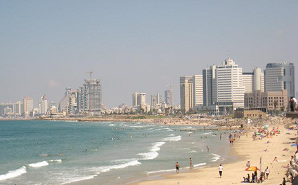
#> input picture adv/img.png, 298 x 185 px
$ python exer10.py adv/img.png 5 5 out.png
#> lines starting #> are read from the running program, lines starting #| are printed output that depends on the picture
# 画像と画素位置(x,y)を読み込み、その画素位置におけるHarris行列を計算し出力せよ。
#
# > python exer10.py fname_in.png x_in  y_in output.txt
# fname_in.png : 入力画像のファイル名
# x_in,  y_in  : 画素位置
# output.txt   : 出力テキストファイル名

import numpy as np
import sys
import cv2

fname_in  = sys.argv[1]
x_in      = int(sys.argv[2])
y_in      = int(sys.argv[3])
fname_out = sys.argv[4]

#画像を読み込み輝度画像へ変換
img = cv2.imread(fname_in)
#> img is the input picture: shape (185, 298, 3); mean B, G, R 166.7, 168.9, 167.9
img = np.float64( cv2.cvtColor(img, cv2.COLOR_RGB2GRAY) )
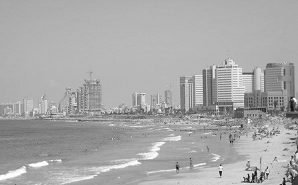
#> img: shape (185, 298) float64; min 12, max 255, mean 168.1


#画像全体のSobelフィルタ結果は以下の通り
#この課題では一部のみ利用 (ヒントを与え過ぎかもしれないですが活用して下さい。）
img_sobel_x = np.zeros_like( img)
img_sobel_y = np.zeros_like( img)

for y in range( 1, img.shape[0] - 1 ) :
    for x in range( 1, img.shape[1] - 1 ) :
        img_sobel_x[y,x] = -1.0 * img[y-1,x-1] + 0.0 * img[y-1,x ] + 1.0 * img[y-1,x+1] + \
                           -2.0 * img[y  ,x-1] + 0.0 * img[y  ,x ] + 2.0 * img[y  ,x+1] + \
                           -1.0 * img[y+1,x-1] + 0.0 * img[y+1,x ] + 1.0 * img[y+1,x+1]
        img_sobel_y[y,x] = -1.0 * img[y-1,x-1] - 2.0 * img[y-1,x ] - 1.0 * img[y-1,x+1] + \
                            0.0 * img[y  ,x-1] + 0.0 * img[y  ,x ] + 0.0 * img[y  ,x+1] + \
                            1.0 * img[y+1,x-1] + 2.0 * img[y+1,x ] + 1.0 * img[y+1,x+1]
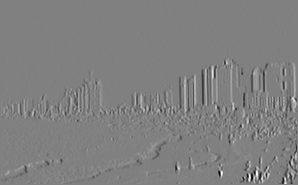
#> img_sobel_x: shape (185, 298) float64; min -737, max 726, mean -0.3; drawn with min black and max white
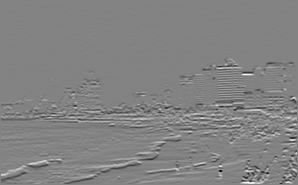
#> img_sobel_y: shape (185, 298) float64; min -699, max 660, mean 0.3; drawn with min black and max white
img_sobel_x = img_sobel_x / 4
img_sobel_y = img_sobel_y / 4

#5x5 ガウシアンの重みは以下の通り
gauss = np.array([[1, 4, 6, 4,1],
                  [4,16,24,16,4],
                  [6,24,36,24,6],
                  [4,16,24,16,4],
                  [1, 4, 6, 4,1] ])
gauss = gauss / 256.0


#----------------------------
#Harris行列（harris_mat）を計算
harris_mat = np.zeros( (2,2) )

sum1 = 0
sum2 = 0
sum3 = 0
sum4 = 0
a = -1

for i in range(y_in - 2, y_in + 3):
    a = a + 1
    b = 0
    for j in range(x_in - 2, x_in + 3):
        sum1 = sum1 + img_sobel_x[i,j] * img_sobel_x[i,j] * gauss[a,b]
        sum2 = sum2 + img_sobel_x[i,j] * img_sobel_y[i,j] * gauss[a,b]
        sum3 = sum3 + img_sobel_x[i,j] * img_sobel_y[i,j] * gauss[a,b]
        sum4 = sum4 + img_sobel_y[i,j] * img_sobel_y[i,j] * gauss[a,b]
        b = b + 1
#> after the loop, a = 4; sum1 = 0.243; sum2 = 0.0334; sum3 = 0.0334; sum4 = 0.431

harris_mat[0,0] = sum1
harris_mat[0,1] = sum2
harris_mat[1,0] = sum3
harris_mat[1,1] = sum4

#----------------------------

fp = open(fname_out, "w")
fp.write(str(harris_mat[0,0]) + " " + str(harris_mat[0,1]) + "\n")
fp.write(str(harris_mat[1,0]) + " " + str(harris_mat[1,1]) + "\n")
fp.close()

$ run again, on adv/sample2.png
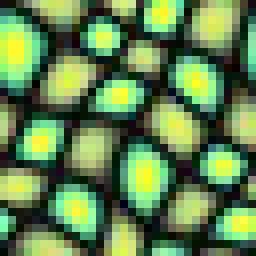
#> input picture adv/sample2.png, 32 x 32 px (shown 8 times larger)
#> img is the input picture: shape (32, 32, 3); mean B, G, R 79, 131.8, 98.4
#> img: shape (32, 32) float64
#> after the loop `for y in range( 1, img.shape[0] - 1 ) :`:
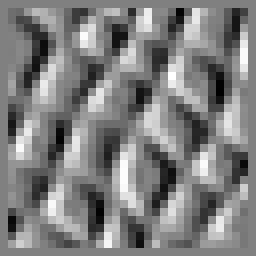
#> img_sobel_x: shape (32, 32) float64 (shown 8 times larger); min -768, max 756, mean -3.6; drawn with min black and max white
#> after the loop `for y in range( 1, img.shape[0] - 1 ) :`:
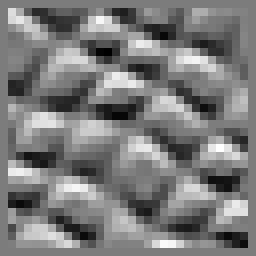
#> img_sobel_y: shape (32, 32) float64 (shown 8 times larger); min -755, max 788, mean -5.2; drawn with min black and max white
#> after the loop `for i in range(y_in - 2, y_in + 3):`: a = 4; sum1 = 13122.7; sum2 = -1621.6; sum4 = 2200.3

$ run again, on adv/syhthesis1.png
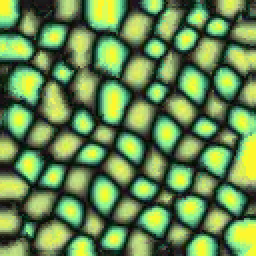
#> input picture adv/syhthesis1.png, 128 x 128 px (shown 2 times larger)
#> img is the input picture: shape (128, 128, 3); mean B, G, R 78.9, 135.8, 102.3
#> img: shape (128, 128) float64
#> after the loop `for y in range( 1, img.shape[0] - 1 ) :`:
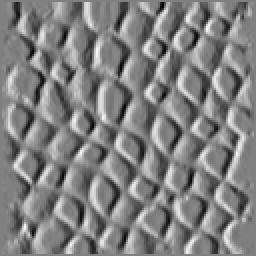
#> img_sobel_x: shape (128, 128) float64 (shown 2 times larger); min -595, max 583, mean 2; drawn with min black and max white
#> after the loop `for y in range( 1, img.shape[0] - 1 ) :`:
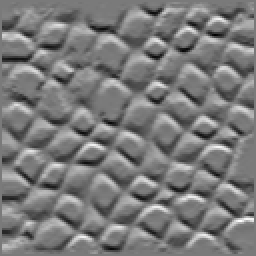
#> img_sobel_y: shape (128, 128) float64 (shown 2 times larger); min -651, max 703, mean 0.1; drawn with min black and max white
#> after the loop `for i in range(y_in - 2, y_in + 3):`: a = 4; sum1 = 601; sum2 = -109.8; sum4 = 49.01

$ run again, on adv/synthesis2.png
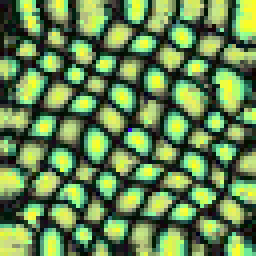
#> input picture adv/synthesis2.png, 64 x 64 px (shown 4 times larger)
#> img is the input picture: shape (64, 64, 3); mean B, G, R 78.7, 132.9, 101.1
#> img: shape (64, 64) float64
#> after the loop `for y in range( 1, img.shape[0] - 1 ) :`:
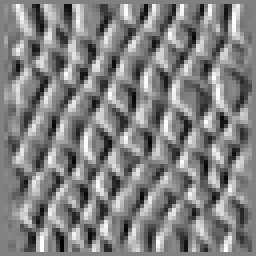
#> img_sobel_x: shape (64, 64) float64 (shown 4 times larger); min -784, max 762, mean 0.9; drawn with min black and max white
#> after the loop `for y in range( 1, img.shape[0] - 1 ) :`:
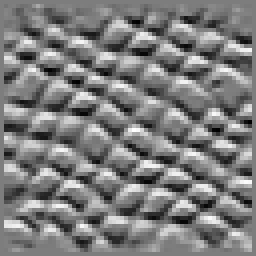
#> img_sobel_y: shape (64, 64) float64 (shown 4 times larger); min -755, max 781, mean -1.4; drawn with min black and max white
#> after the loop `for i in range(y_in - 2, y_in + 3):`: a = 4; sum1 = 11973.3; sum2 = -4057.9; sum4 = 1753.4
